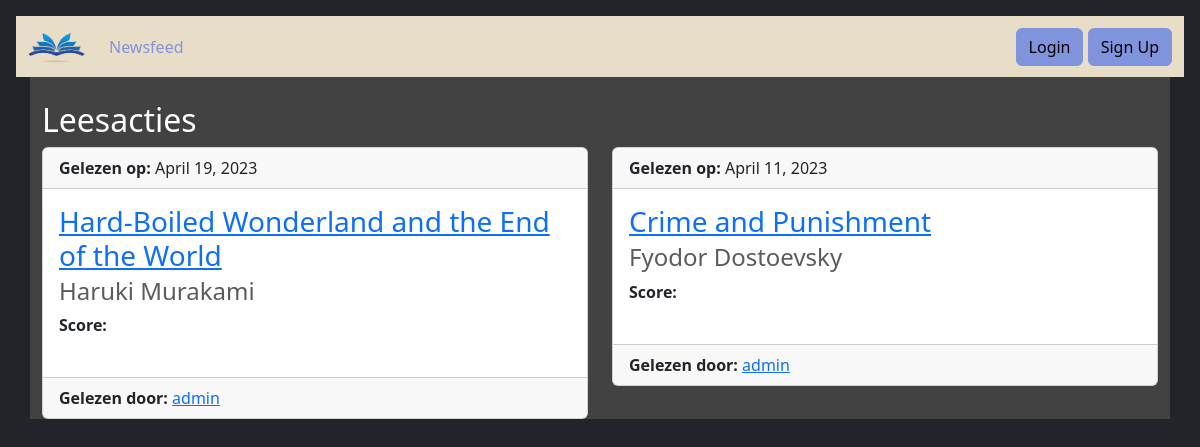
/readfeed/, run on an earlier commit of the app's database.
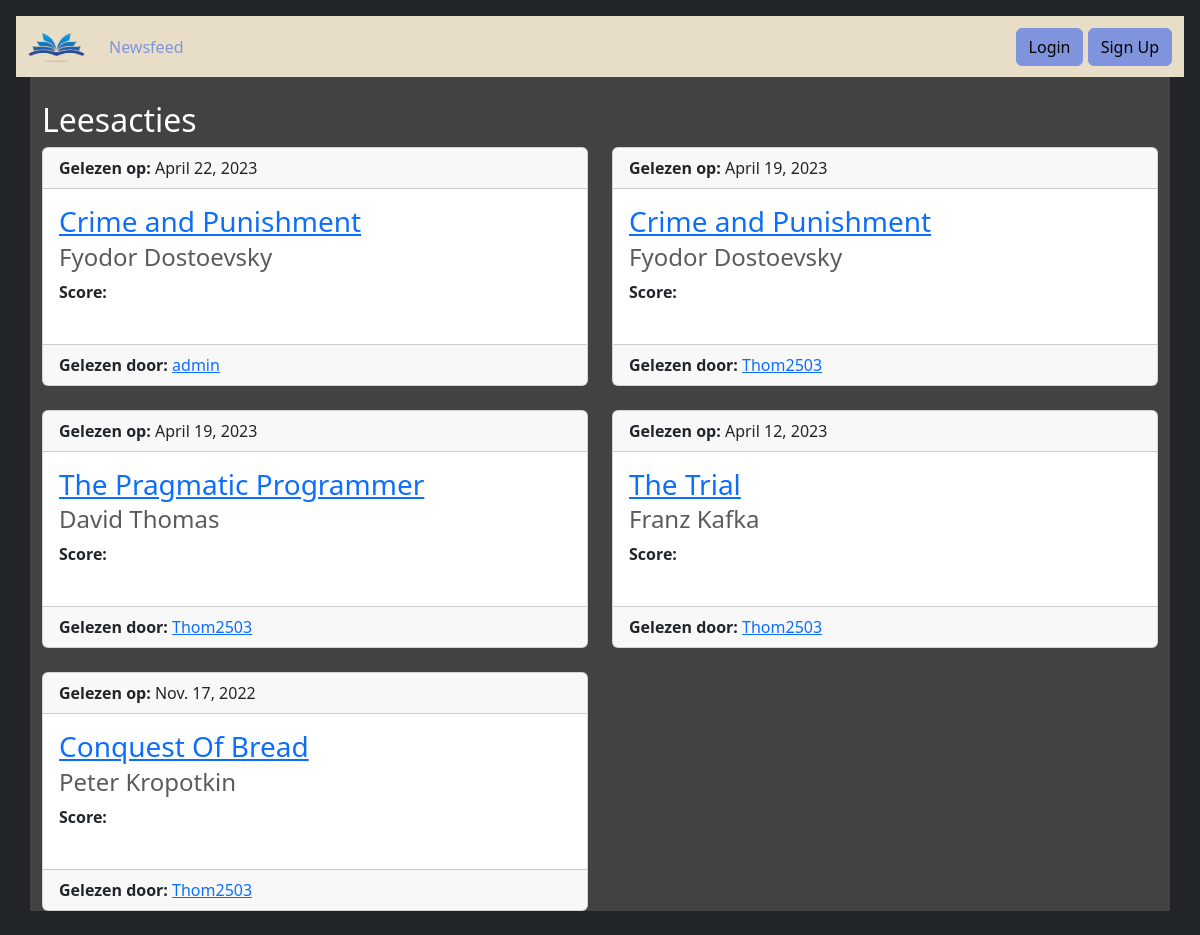
And on a later commit of the database.
### base/models.py (models this page shows, shortened)
class Read(models.Model):
    book = models.ForeignKey(Book, on_delete=models.CASCADE)
    user = models.ForeignKey(User, on_delete=models.CASCADE)
    date = models.DateField(null=True, blank=True)
    score = models.IntegerField(max_length=1)

class Book(models.Model):
    title = models.CharField(max_length=100)
    author = models.CharField(max_length=100)
    genre = models.CharField(max_length=75)
    number_of_pages = models.IntegerField(max_length=5)
    approved = models.BooleanField(default=False)
    approved_by = models.ForeignKey(User, on_delete=models.CASCADE, null=True, blank=True)

### base/views.py (the view)
# urls.py: path('readfeed/', views.read_feed, name="readfeed"),
def read_feed(request, user=None):
    if user is not None:
        actions = Read.objects.filter(user__username=user)
    else:
        actions = Read.objects.all()
    context = {'actions': actions.order_by('-date')}
    return render(request, 'base/readfeed.html', context)

### base/templates/base/readfeed.html (shortened to what this page needs)
{% extends 'base/base.html' %}
{% load static %}
{% block content %}
	<h2>Leesacties</h2>
	{% include "base/feedcards.html" %}
{% endblock %}

### base/templates/base/feedcards.html (shortened to what this page needs)
{% load static %}
<div class="row row-cols-1 row-cols-md-2 g-4 text-black">
	{% for action in actions %}
		<div class="col">
			<div class="card">
				<div class="card-header">
					<strong>Gelezen op: </strong> {{ action.date }} <br>
				</div>
				<div class="card-body">
					<h3 class="card-title"><a href="{% url 'base:book_detail' action.book.pk %}">{{ action.book.title }}</a></h3>
					<h4 class="card-subtitle mb-2 text-muted">{{ action.book.author }}</h4>
					<strong>Score: </strong><br>
					<br>
				</div>
				<div class="card-footer">
					<strong>Gelezen door: </strong> <a href="{% url 'base:profile' action.user %}">{{ action.user }}</a>
				</div>
			</div>
		</div>
	{% empty %}
		<div class="col">
			<div class="alert alert-warning">
				Er zijn geen leesacties gevonden.
			</div>
		</div>
	{% endfor %}
</div>

What changed in the data, as far as the page shows it:
removed Read: date "April 19, 2023", book "Hard-Boiled Wonderland and the End of the World", book.author "Haruki Murakami", user "admin"
removed Read: date "April 11, 2023", book "Crime and Punishment", book.author "Fyodor Dostoevsky", user "admin"
added Read: date "April 22, 2023", book "Crime and Punishment", book.author "Fyodor Dostoevsky", user "admin"
added Read: date "April 19, 2023", book "Crime and Punishment", book.author "Fyodor Dostoevsky", user "Thom2503"
added Read: date "April 19, 2023", book "The Pragmatic Programmer", book.author "David Thomas", user "Thom2503"
added Read: date "April 12, 2023", book "The Trial", book.author "Franz Kafka", user "Thom2503"
added Read: date "Nov. 17, 2022", book "Conquest Of Bread", book.author "Peter Kropotkin", user "Thom2503"
